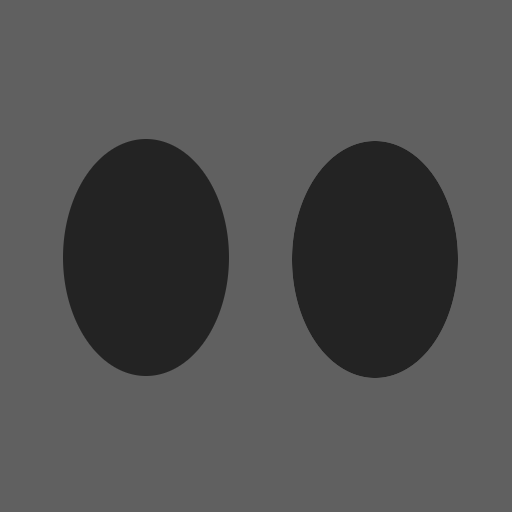
%> input picture matlab_isophote/oval.png, 512 x 512 px
$ octave main.m   (GNU Octave 9; MATLAB toolbox functions it lacks are replaced by stand-ins)
%> lines starting %> are read from the running program, lines starting %| are printed output that depends on the picture; in (x1, y1, x2, y2) boxes, pixels count from 0 and x2, y2 are one past the last pixel; in counts of white or black regions, pixels touching at a corner belong together; the program's own positions count from 1
%> further down, img is the input picture: size 512x512x3 uint8; min 35, max 96, mean 81.6
### matlab_isophote/isophote.m
% EXTRACTING ISOPHOTES FROM AN IMAGE
%
% Usage:  [ I, theta ] = isophote( L, alpha );
%
% Argument:   L     -  Luminance of the input image [0 255]
%             alpha -  Threshold of isophotes       [0 1]
%
% Returns:    I     -  Magnitude of the isophotes   [0 1]
%             theta -  Angle of the isophotes   [-pi/2 +pi/2]

% Vahid. K. Alilou
% Department of Computer Engineering
% The University of Semnan
%
% December 2014

function [ I, theta ] = isophote( L, alpha )
%> called with alpha = 0.25
    L = double(L)/255;
    theta=zeros(size(L));
    [Lx,Ly] = gradient(L);
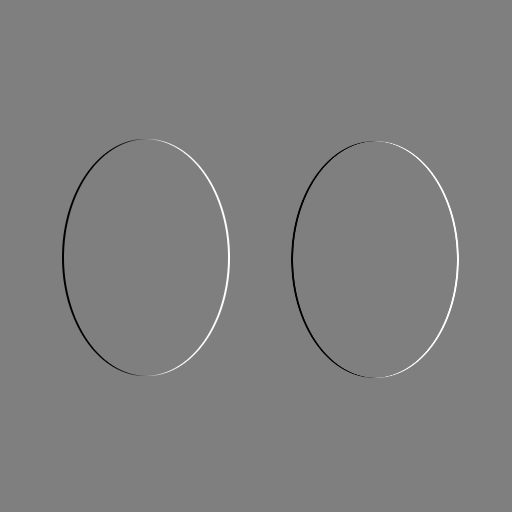
%> Lx: size 512x512 double; min -0.12, max 0.12, mean 0; drawn with min black and max white
    I = sqrt(Lx.^2+Ly.^2);
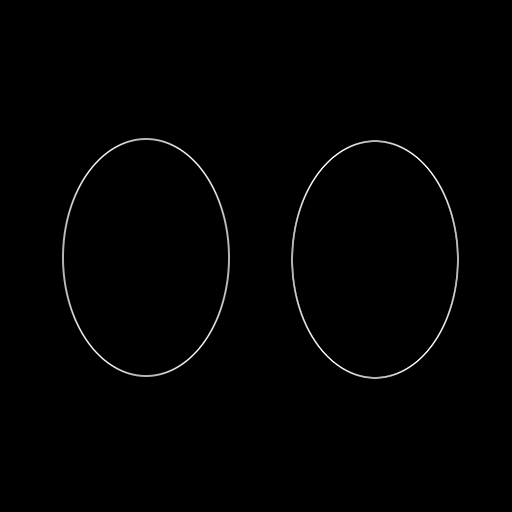
%> I: size 512x512 double; min 0, max 0.169, mean 0.00118; drawn with min black and max white
    I = I./max(max(I));
    T = I>=alpha;
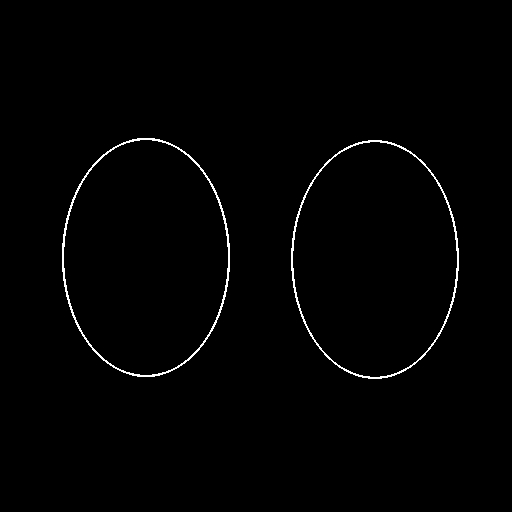
%> T: size 512x512 logical; 1% white in thin lines or dots, all inside (x1, y1, x2, y2) = (62, 138, 459, 379)
    theta(T) = atan(Ly(T)./Lx(T));
    I(I<alpha)=0;
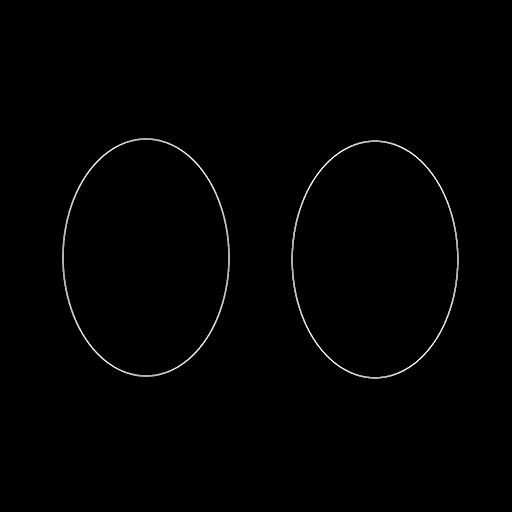
%> I: size 512x512 double; min 0, max 1, mean 0.0066
end

### matlab_isophote/main.m
clear all; clc;
img = imread('oval.png');
img = rgb2gray(img);
[I, theta] = isophote(img,.25);
subplot(1,2,1), imshow(I), title('Magnitude of the isophotes');
subplot(1,2,2), imagesc(theta), title('Theta');
